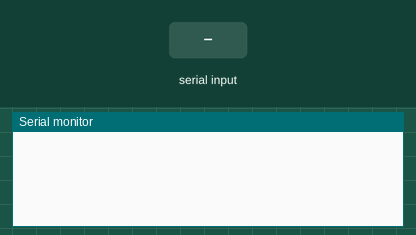
Recording of a sketch running on a simulated Arduino Uno, built with avr-gcc and run on an emulated ATmega328P. On the bench: the last lines printed to the serial monitor. The inputs (shaded band) are chosen by the test bench.

Above: at 1.8 s.
1.9 s: "pair\n" received over Serial
At 3.0 s:
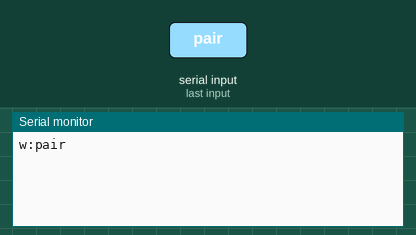
3.4 s: "od\n" received over Serial
At 4.2 s:
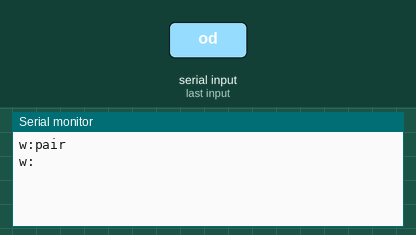

The sketch:

weight_sensor_bluno.ino
```cpp
#include <SoftwareSerial.h>

#define txPin 3 // TX pin of HC-06
#define rxPin 4  // RX pin of HC-06

String weight, revData;

SoftwareSerial mySerial(txPin, rxPin); //Rx,Tx

void setup() {
  delay(200);
  Serial.begin(115200); // Initialize the Bluno BLE Serial
  delay(200);
  mySerial.begin(9600); // Initialize the HC-06 BT Serial
  delay(200);
}


void loop() {
  // Capture the HC-06 BT Serial data
  if (mySerial.available()) {
    weight = mySerial.readStringUntil('\n');
    int colonPos = weight.indexOf(":");
    weight = weight.substring(colonPos + 1);
    weight.trim();
    colonPos = weight.indexOf(" ");
    weight = weight.substring(0, colonPos);
  }

  // Capture the Bluno BLE data
  if (Serial.available()) {
    revData = Serial.readStringUntil('\n');
  }

  // Pairing checking
  if (revData.indexOf("pair") >= 0) {
    revData = "";
    Serial.println("w:pair");
  }

  // Serve the data on demand
  else if (revData.indexOf("od") >= 0) {
    revData = "";
    Serial.println("w:" + weight);
  }

}
```

Measured:
- after the input at 1.9 s, the serial monitor: prints a new line at once (image 1)
- after the input at 3.4 s, the serial monitor: prints a new line at once (image 2)
